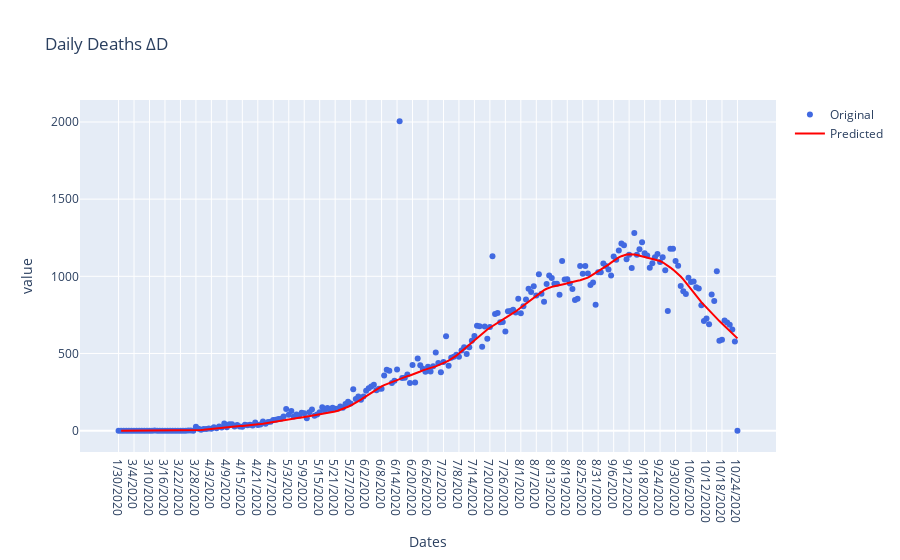

The code cell stored with this chart in its notebook:
### Code cell
#Daily Deaths
fig=go.Figure()
fig.add_trace(go.Scatter(x=df_state['Date'], y=df_state['Delta_D'],name='Original',
                         mode='markers',line=dict(color='royalblue',)))
fig.add_trace(go.Scatter(x=df_state['Date'], y=df_pred['Deceased'].diff(),name='Predicted',
                         line=dict(color='red',)))
fig.update_layout(title = "Daily Deaths ΔD", xaxis = {'title':'Dates'}, yaxis = {'title':'value'})
#fig.update_xaxes(rangeslider_visible=True)
fig.show()

### Figure 1 — Plotly figure (JSON) as saved in the notebook; plotly's stock layout.template omitted (floating-point values rounded to 4 significant figures; data arrays with more than 128 entries replaced by an {"elided": "..."} marker saying what was removed)
{"data": [{"line": {"color": "royalblue"}, "mode": "markers", "name": "Original", "type": "scatter", "x": {"elided": "241 str values"}, "y": {"elided": "241 int values"}}, {"line": {"color": "red"}, "name": "Predicted", "type": "scatter", "x": {"elided": "241 str values"}, "y": {"elided": "241 float values"}}], "layout": {"title": {"text": "Daily Deaths ΔD"}, "xaxis": {"title": {"text": "Dates"}}, "yaxis": {"title": {"text": "value"}}}}
